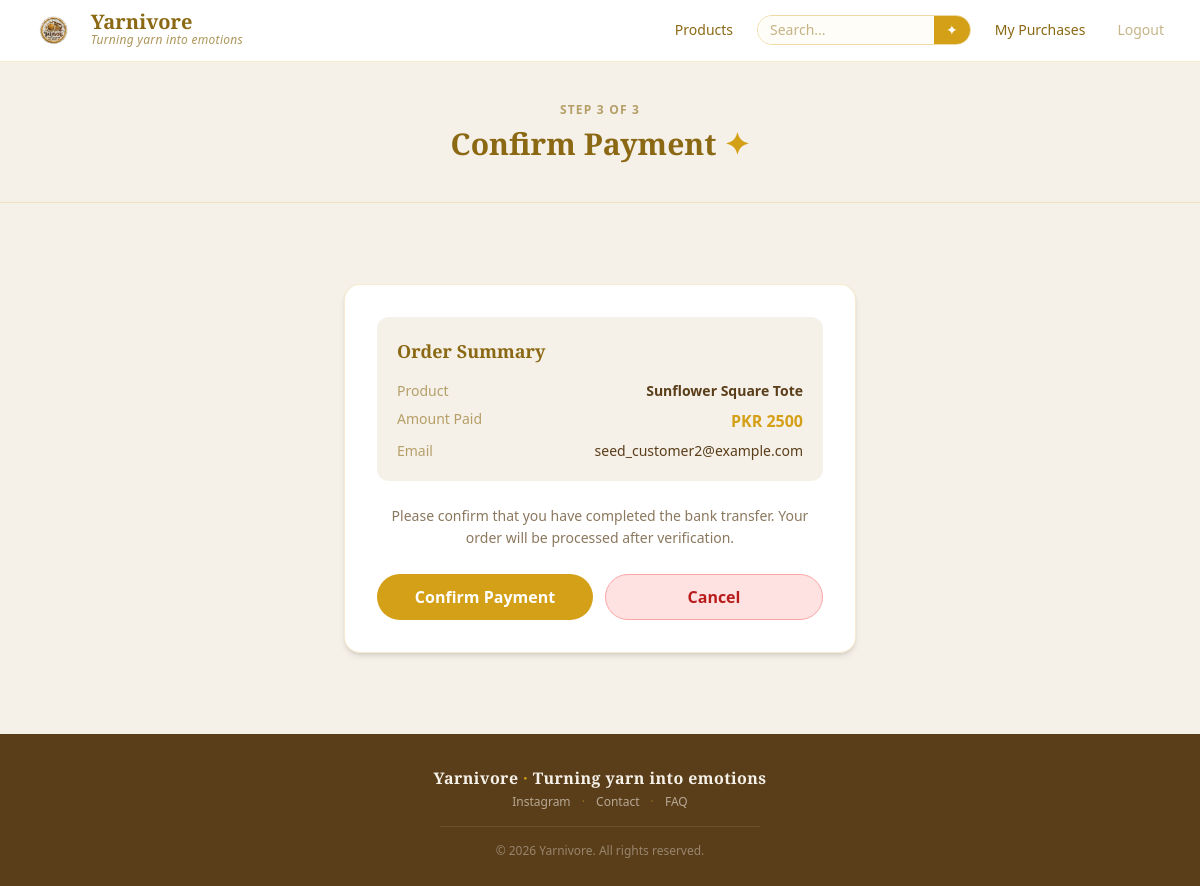
The page /payment-confirmation/42/ (signed in) on the database its author committed.
### myapp/models.py (models this page shows, shortened)
class OrderDetail(models.Model):
    customer_email = models.EmailField()
    product = models.ForeignKey(Product, on_delete=models.CASCADE)
    amount = models.IntegerField()
    has_paid = models.BooleanField(default=False)
    created_on = models.DateTimeField(auto_now_add=True)
    updated_on = models.DateTimeField(auto_now=True)
    reciept = models.ImageField(null=True, blank=True)
    full_name = models.CharField(max_length=100, blank=True)
    phone_number = models.CharField(max_length=20, blank=True)
    address = models.TextField(blank=True)
    city = models.CharField(max_length=50, blank=True)
    payment_method = models.CharField(
        max_length=20,
        choices=[('bank_transfer', 'Bank Transfer'), ('cod', 'Cash on Delivery')],
        default='bank_transfer'
    )

class Product(models.Model):
    seller = models.ForeignKey(User, on_delete=models.CASCADE)
    name = models.CharField(max_length=100)
    description = models.TextField()
    price = models.FloatField()
    file = models.FileField(upload_to='uploads', blank=True)
    image = models.ImageField(upload_to='products/', null=True, blank=True)
    total_sales_amount = models.IntegerField(default=0)
    total_sales = models.IntegerField(default=0)

### myapp/views.py (the view, shortened to what this page needs)
# urls.py: path('payment-confirmation/<int:order_id>/', views.payment_confirmation, name='payment_confirmation'),
@login_required
def payment_confirmation(request, order_id):
     order = get_object_or_404(OrderDetail, id=order_id)
     product = order.product
     return render(request, 'myapp/payment_confirmation.html', {'order': order})

### myapp/templates/myapp/payment_confirmation.html (shortened to what this page needs)
{% extends 'myapp/base.html' %}
{% block body %}
<div class="bg-[#F5F0E8] border-b border-[#D4A017]/20 py-10 text-center">
    <p class="text-xs uppercase tracking-widest text-[#8B6914]/60 mb-2 font-semibold">Step 3 of 3</p>
    <h1 class="text-3xl font-bold font-playfair text-[#8B6914]">Confirm Payment <span class="text-[#D4A017]">✦</span></h1>
</div>
<div class="min-h-[60vh] flex items-center justify-center px-4 py-12">
    <div class="bg-white rounded-2xl shadow-md p-8 border border-[#D4A017]/20 w-full max-w-lg">
        <div class="bg-[#F5F0E8] rounded-xl p-5 mb-6">
            <h3 class="font-bold font-playfair text-[#8B6914] text-lg mb-4">Order Summary</h3>
            <div class="space-y-2 text-sm text-[#5A3E1A]">
                <div class="flex justify-between">
                    <span class="text-[#8B6914]/60">Product</span>
                    <span class="font-semibold">{{ order.product.name }}</span>
                </div>
                <div class="flex justify-between">
                    <span class="text-[#8B6914]/60">Amount Paid</span>
                    <span class="font-bold text-[#D4A017] text-base">PKR {{ order.amount }}</span>
                </div>
                <div class="flex justify-between">
                    <span class="text-[#8B6914]/60">Email</span>
                    <span>{{ order.customer_email }}</span>
                </div>
            </div>
        </div>
        <p class="text-sm text-[#5A3E1A]/70 text-center mb-6 leading-relaxed">
            Please confirm that you have completed the bank transfer. Your order will be processed after verification.
        </p>
        <form method="post" enctype="multipart/form-data" class="flex flex-col sm:flex-row gap-3">
            <button type="submit"
                    class="flex-1 bg-[#D4A017] text-white rounded-full px-6 py-2.5 font-semibold hover:bg-[#6B4F10] transition-colors">
                Confirm Payment
            </button>
            <a href="{% url 'index' %}"
               class="flex-1 text-center bg-red-100 text-red-700 border border-red-300 rounded-full px-6 py-2.5 font-semibold hover:bg-red-200 transition-colors">
                Cancel
            </a>
        </form>
    </div>
</div>
{% endblock %}

### rows shown on the page
OrderDetail: product.name "Sunflower Square Tote", amount "2500", customer_email "seed_customer2@example.com"
